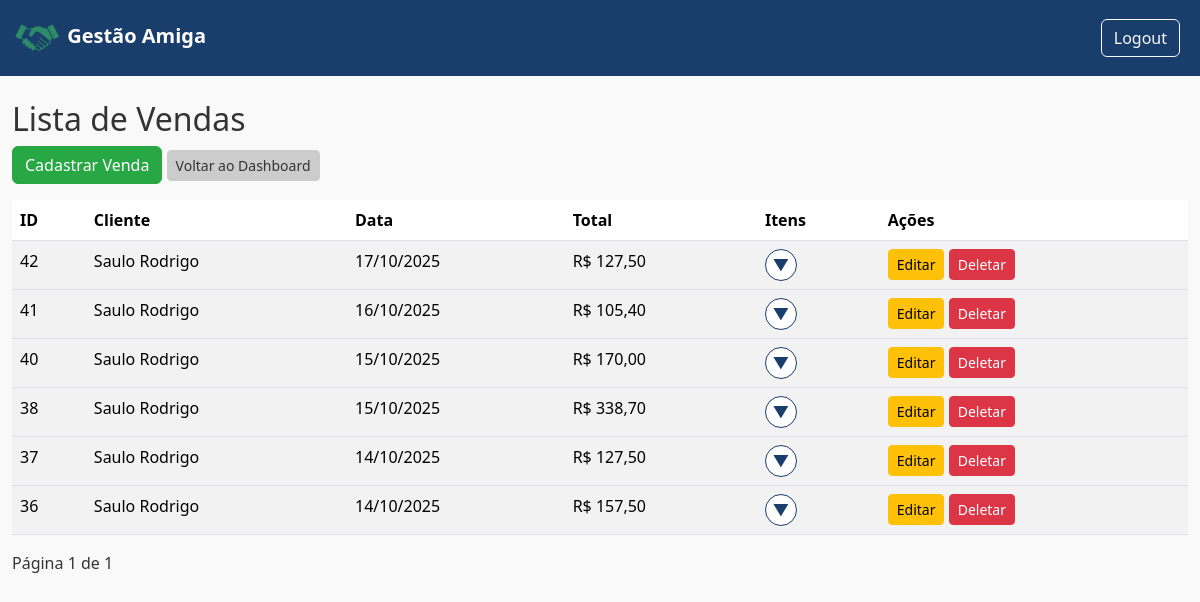
Page /9/vendas/ (signed in) on the earlier database version.
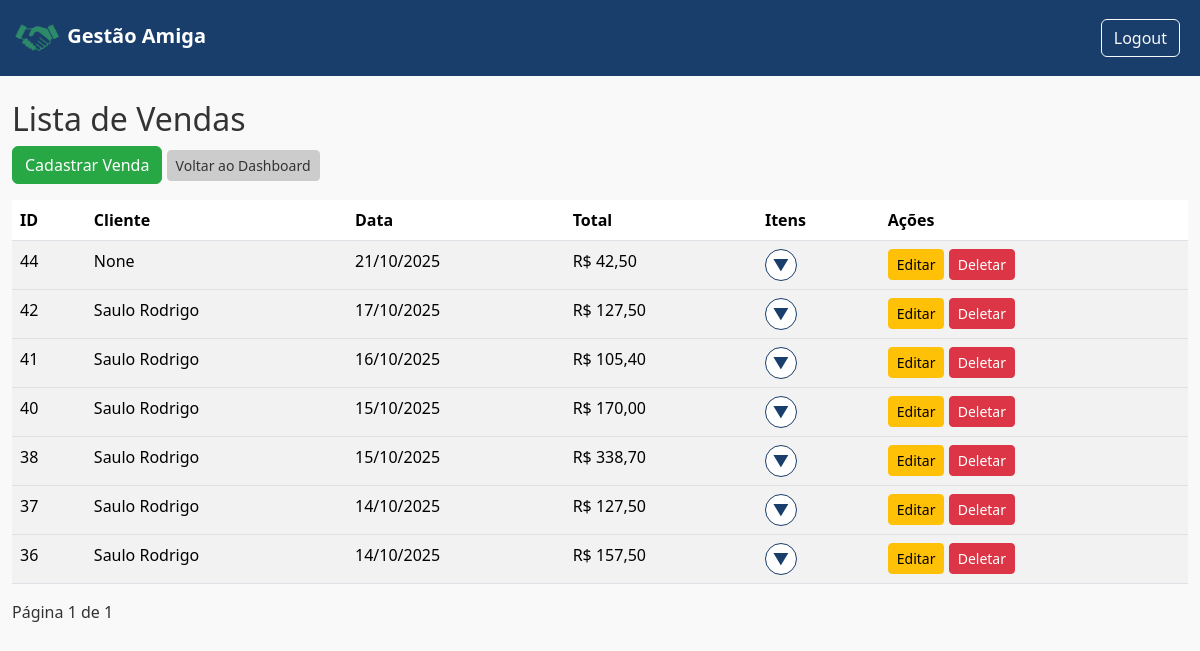
Same page on the later database version.
### gestao/models.py (models this page shows, shortened)
class Venda(models.Model):
    FORMAS_PAGAMENTO = [
        ('dinheiro', 'Espécie'),
        ('pix', 'PIX'),
        ('debito', 'Débito'),
        ('credito_avista', 'Crédito à vista'),
        ('credito_parcelado', 'Crédito Parcelado'),
    ]
    loja = models.ForeignKey(Loja, on_delete=models.CASCADE, related_name="vendas", default=1)
    cliente = models.ForeignKey(Cliente, on_delete=models.CASCADE, related_name="vendas_cliente", blank = True, null = True)
    forma_pagamento = models.CharField(max_length=20, choices=FORMAS_PAGAMENTO, default='dinheiro')
    parcelas = models.IntegerField(default=1)
    data = models.DateTimeField(auto_now_add=True)
    valor_total = models.DecimalField(max_digits=10, decimal_places=2, default=0)

class Cliente(models.Model):
    usuario = models.ForeignKey(User, on_delete=models.CASCADE)
    loja = models.ForeignKey(Loja, on_delete=models.CASCADE, default=1)
    nome = models.CharField(max_length=100)
    email = models.EmailField(blank=True, null=True)
    telefone = models.CharField(max_length=20, blank = True, null=True)
    endereco = models.TextField(blank = True, null=True)
    data_cadastro = models.DateTimeField(auto_now_add=True)
    total_compras = models.IntegerField(default=0)
    def __str__(self):
        return self.nome

### gestao/views.py (the view)
# urls.py: path('<int:loja_id>/vendas/', views.lista_vendas, name="lista_vendas"),
@login_required
def lista_vendas(request, loja_id):
    vendas = Venda.objects.filter(loja_id=loja_id).prefetch_related('itens').order_by('-id')
    paginator = Paginator(vendas, 10)
    page_number = request.GET.get('page')
    page_obj = paginator.get_page(page_number)
    return render(
        request,
        'financeiro/lista_vendas.html',
        {
            'vendas': page_obj,
            'loja_id': loja_id,
            'page_obj': page_obj
        }
    )

### templates/financeiro/lista_vendas.html (shortened to what this page needs)
{% extends 'base.html' %}
{% block content %}
<h2>Lista de Vendas</h2>
<a href="{% url 'cadastrar_venda' loja_id %}" class="btn btn-primary">Cadastrar Venda</a>
<a href="{% url 'dashboard_loja' loja_id %}" class="btn btn-secondary btn-sm">Voltar ao Dashboard</a>
<div class="table-responsive mt-3">
<table class="table table-striped">
    <thead>
        <tr>
            <th style="text-align: left;">ID</th>
            <th>Cliente</th>
            <th>Data</th>
            <th>Total</th>
            <th>Itens</th>
            <th>Ações</th>
        </tr>
    </thead>
    <tbody>
        {% for venda in page_obj %}
        <tr>
            <td style="text-align: left;">{{ venda.id }}</td>
            <td>{{ venda.cliente }}</td>
            <td>{{ venda.data|date:"d/m/Y" }}</td>
            <td>R$ {{ venda.valor_total }}</td>
            <td>
                <button class="toggle-itens" data-id="{{ venda.id }}">▼</button>
            </td>
            <td>
                <a href="{% url 'editar_venda' loja_id venda.id %}" class="btn btn-warning btn-sm">Editar</a>
                <a href="{% url 'deletar_venda' loja_id venda.id %}" class="btn btn-danger btn-sm">Deletar</a>
            </td>
        </tr>
        {% endfor %}
    </tbody>
</table>
</div>
<div class="pagination">
    <span>Página {{ page_obj.number }} de {{ page_obj.paginator.num_pages }}</span>
</div>
{% endblock%}

### templates/base.html (shortened to what this page needs)
{% load static %}
<!DOCTYPE html>
<html>
<head>
    {% load static %}
    <link href="https://cdn.jsdelivr.net/npm/bootstrap@5.3.2/dist/css/bootstrap.min.css" rel="stylesheet">
    <link rel="stylesheet" href="{% static 'css/estilo.css' %}">
</head>
<body>
<nav class="navbar navbar-dark" style="background-color: #1a3e6b;">
    <div class="container-fluid">
        <a class="navbar-brand" href="#">
            <img src="{% static 'img/logo.PNG' %}" alt="Gestão Amiga" height="50">
            <span class="brand-text">Gestão Amiga</span>
        </a>
        <div class="d-flex">
            {% if user.is_authenticated %}
                <a class="btn btn-outline-light me-2" href="{% url 'logout' %}">Logout</a>
            {% else %}
                <a class="btn btn-outline-light me-2" href="{% url 'login' %}">Login</a>
            {% endif %}
        </div>
    </div>
</nav>
<div class="container-fluid">
    <div class="row">
        <main class="{% if mostrar_sidebar %}col-md-10 ms-sm-auto col-lg-10 px-md-4{% else %}col-12{% endif %} py-4">
            {% block content %}{% endblock %}
        </main>
    </div>
</div>
</body>
</html>

### static/css/estilo.css (style rules this page uses)
:root { --cor-fundo: #f9f9f9; --cor-primaria: #1a3e6b; --cor-secundaria: #28a745; --cor-texto: #333333; --cor-borda: #e0e0e0; }
body { background-color: var(--cor-fundo); color: var(--cor-texto); }
.navbar { background-color: var(--cor-primaria); color: white; }
.brand-text { font-size: 20px; font-weight: bold }
.btn-primary { background-color: var(--cor-secundaria); border-color: var(--cor-secundaria); color: white; }
.btn-secondary { background-color: #cccccc; border-color: #cccccc; color: #333333; }
.btn-danger { background-color: #dc3545; border-color: #dc3545; color: #fff; }
.toggle-itens { width: 32px; height: 32px; border-radius: 50%; border: 1px solid var(--cor-primaria); background-color: white; color: var(--cor-primaria); font-weight: bold; cursor: pointer; transition: all 0.2 ease; }

Differences in the rows shown:
added Venda: id "44", cliente "None", data "21/10/2025", valor_total "42,50"
